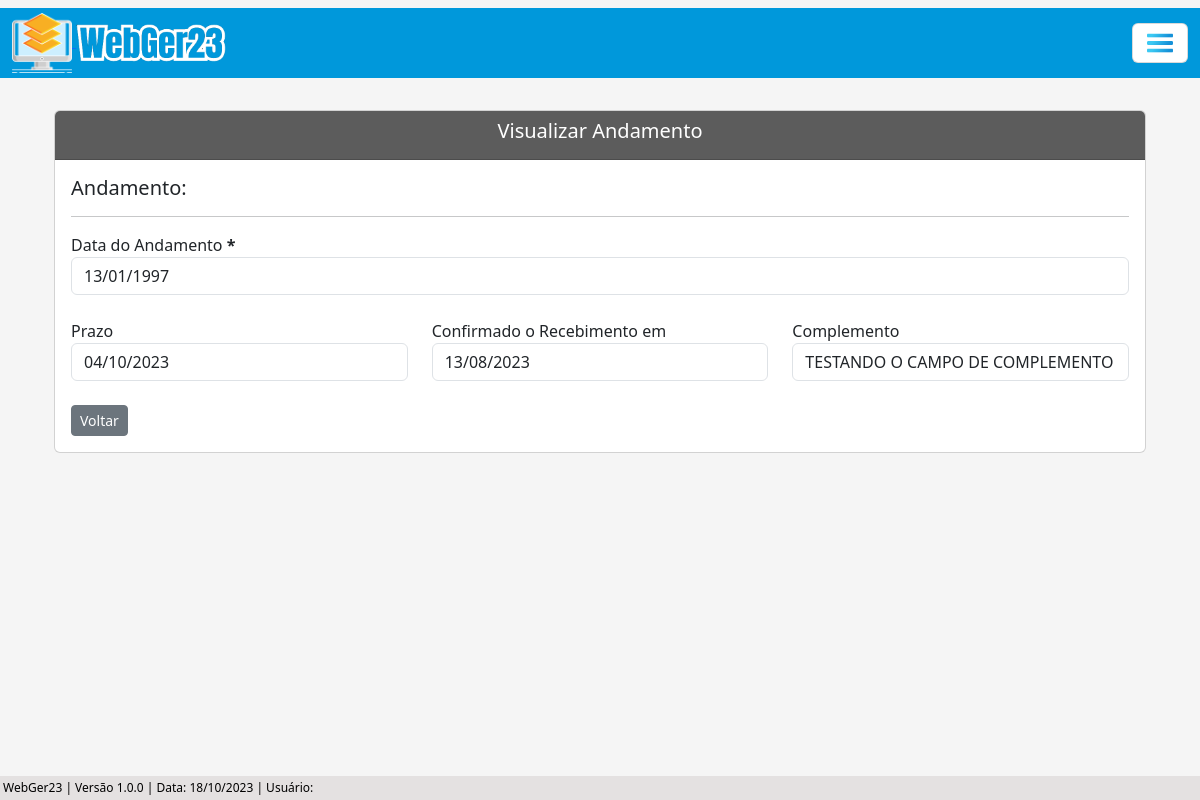
Page /visualizar/andamento-adm/3/ on the committed database.
### processo/models.py (models this page shows, shortened)
class Base(models.Model): # Classe base, será herdada pelas outras classes
    data_criacao = models.DateTimeField('data_criação', auto_now_add=True)
    usuario_criador = models.ForeignKey(get_user_model(), verbose_name='Usuário Criador', on_delete=models.SET_NULL, null=True)
    data_alteracao = models.DateTimeField('Alterado', auto_now=True)
    ativo = models.BooleanField('Ativo', default=True)
    class Meta:
        abstract = True

class AndamentoAdm(Base):
    situacao = (
        ('Sem Pagamento', 'Sem Pagamento'), ('Com Pagamento', 'Com Pagamento'),
    )
    processo = models.ForeignKey(ProcessoAdm, on_delete=models.CASCADE) # Relacionamento 'One to Many' (um para muitos)
    data_andamento = models.DateField(verbose_name='Data do Andamento')
    tipo_andamento = models.ForeignKey(TipoAndamentoAdm, on_delete=models.SET_NULL, null=True)
    situacao_pagamento = models.CharField(max_length=100, choices=situacao, blank=True, null=True)
    valor_pago = models.CharField(max_length=14, blank=True, null=True)
    data_prazo = models.DateField(blank=True, null=True)
    funcionario = models.CharField(max_length=50, blank=True, null=True)
    data_recebimento = models.DateField(blank=True, null=True)
    complemento = models.CharField(max_length=150, blank=True, null=True)
    arquivo = models.FileField(upload_to='Arquivo/', verbose_name='Arquivo', blank=True)

### processo/views.py (the view)
# urls.py: path('visualizar/andamento-adm/<int:pk>/', AndamentoAdmView.as_view(), name='andamento-adm-view'),
class AndamentoAdmView(TemplateView):
    template_name ='processos/views/andamento_adm_view.html'
    def get_voltar(self, processo_pk):
        return reverse('andamento-adm-list-update', args=[processo_pk])
    def get_context_data(self, **kwargs):
        context = super().get_context_data(**kwargs)
        andamento_pk = self.kwargs.get('pk') # Pega a PK do andamento ao fazer o update através da URL
        andamento = AndamentoAdm.objects.get(pk=andamento_pk) # Busca o andamento através da PK do andamento
        processo_pk = andamento.processo_id # Busca a PK do processo através do andamento (processo_id é a ForeignKey entre o processo administrativo e o andamento)
        context['voltar'] = self.get_voltar(processo_pk)
        context['dados_andamento'] = AndamentoAdm.objects.filter(pk=andamento_pk) # Filtra os dados do andamento através da pk, para conseguir iterar com os dados do andamento
        return context

### processo/templates/processos/views/andamento_adm_view.html (shortened to what this page needs)
{% extends 'index.html' %}
{% load static %}
{% load widget_tweaks %}
{% block conteudo %}
    <div class="container p-4">
        <div class="card">
            <div class="card-header text-white" style="background-color: #5c5c5c;">
                <h5 style="text-align: center;">Visualizar Andamento</h5>
            </div>
            <div class="card-body">
                {% for atributo in dados_andamento %}
                    <h5>Andamento: {{ atributo.andamento }}</h5>
                    <hr>
                    <div class="row">
                            {% if atributo.data_andamento %}
                                <div class="col">
                                    <label for="data_andamento">Data do Andamento <b>*</b></label>
                                    <input type="text" class="form-control" value="{{ atributo.data_andamento|date:"d/m/Y" }}" readonly>
                                </div>
                            {% endif %}
                        </div>
                        <br>
                        <div class="row">
                            {% if atributo.data_prazo %}
                                <div class="col">
                                    <label for="data_prazo">Prazo</label>
                                    <input type="text" class="form-control" value="{{ atributo.data_prazo|date:"d/m/Y" }}" readonly>
                                </div>
                            {% endif %}
                            {% if atributo.data_recebimento %}
                                <div class="col">
                                    <label for="data_recebimento">Confirmado o Recebimento em</label>
                                    <input type="text" class="form-control" value="{{ atributo.data_recebimento|date:"d/m/Y" }}" readonly>
                                </div>
                            {% endif %}
                            {% if atributo.complemento %}
                                <div class="col">
                                    <label for="complemento">Complemento</label>
                                    <input type="text" class="form-control" value="{{ atributo.complemento }}" readonly>
                                </div>
                            {% endif %}
                        </div>
                        <br>
                        <div>
                        <a href="{{ voltar }}" class="btn btn-secondary btn-sm">Voltar</a>
                        </div>
                    </div>
                {% endfor %}
            </div>
        </div>
{% endblock %}

### core/static/css/estilos.css (style rules this page uses)
body { background-color: whitesmoke; margin: 0; padding: 0; display: flex; flex-direction: column; min-height: 100vh; position: relative; }

### rows in the picture
AndamentoAdm: data_andamento "13/01/1997", data_prazo "04/10/2023", data_recebimento "13/08/2023", complemento "TESTANDO O CAMPO DE COMPLEMENTO"
